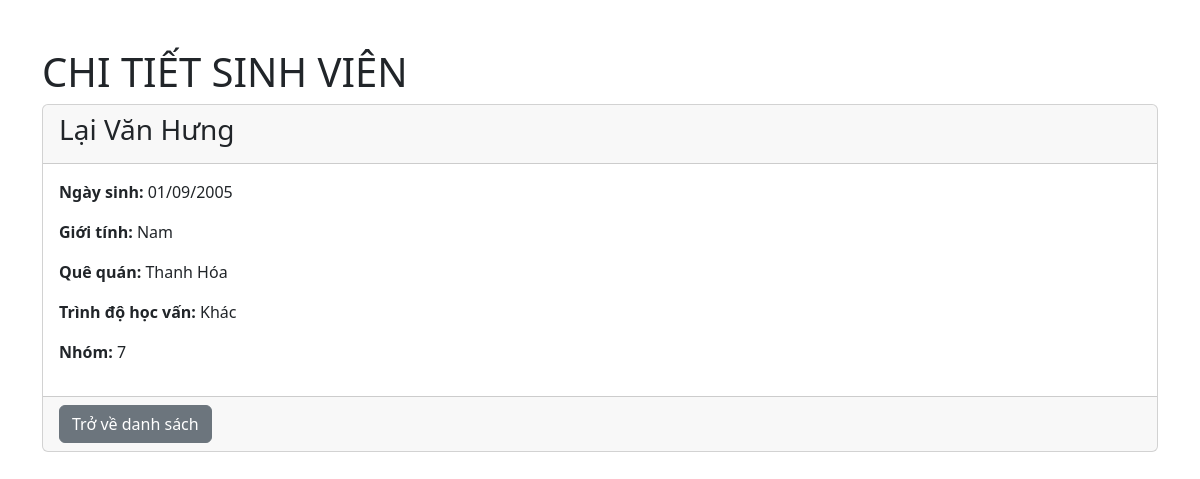
Page /vscode/read.php?id=4 on the committed database.
### tables this page shows
CREATE TABLE `table_students` (
  `id` int(10) NOT NULL,
  `fullname` text NOT NULL,
  `dob` date NOT NULL,
  `gender` int(1) NOT NULL,
  `hometown` varchar(50) NOT NULL,
  `level` int(2) NOT NULL,
  `group_id` int(2) NOT NULL
);

### vscode/read.php (the view, shortened to what this page needs)
<?php
require_once 'connect.php';
$id = isset($_GET['id']) ? $_GET['id'] : 0;
if ($id != 0) {
    $read_sql = "SELECT * FROM table_Students WHERE id = $id";
    $result = mysqli_query($conn, $read_sql);
    if (mysqli_num_rows($result) > 0) {
        $student = mysqli_fetch_assoc($result);
    } else {
        echo "Không tìm thấy sinh viên";
        exit;
    }
} else {
    echo "ID không hợp lệ";
    exit;
}
?>
<!DOCTYPE html>
<html lang="en">
<head>
    <link href="https://cdn.jsdelivr.net/npm/bootstrap@5.3.3/dist/css/bootstrap.min.css" rel="stylesheet">
</head>
<body>
    <div class="container mb-5 mt-5">
        <h1>CHI TIẾT SINH VIÊN</h1>
        <div class="card">
            <div class="card-header">
                <h3><?php echo $student['fullname']; ?></h3>
            </div>
            <div class="card-body">
                <p><strong>Ngày sinh:</strong> <?php echo date("d/m/Y", strtotime($student['dob'])); ?></p>
                <p><strong>Giới tính:</strong> <?php echo ($student['gender'] == 1) ? 'Nam' : 'Nữ'; ?></p>
                <p><strong>Quê quán:</strong> <?php echo $student['hometown']; ?></p>
                <p><strong>Trình độ học vấn:</strong>
                    <?php
                    switch ($student['level']) {
                        case 3:
                            echo 'Khác';
                            break;
                    }
                    ?>
                </p>
                <p><strong>Nhóm:</strong> <?php echo $student['group_id']; ?></p>
            </div>
            <div class="card-footer">
                <a href="index.php" class="btn btn-secondary">Trở về danh sách</a>
            </div>
        </div>
    </div>
</body>
</html>

### rows in the picture
table_students: fullname "Lại Văn Hưng", dob "01/09/2005", hometown "Thanh Hóa", group "7"
